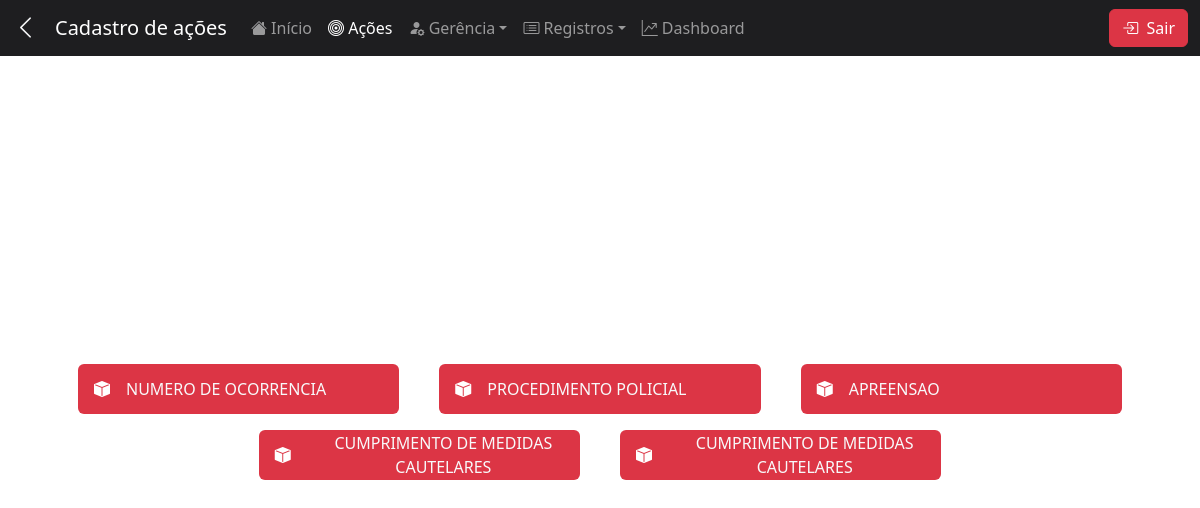
The page /cadastro/acoes/ (signed in) on the database as committed earlier.
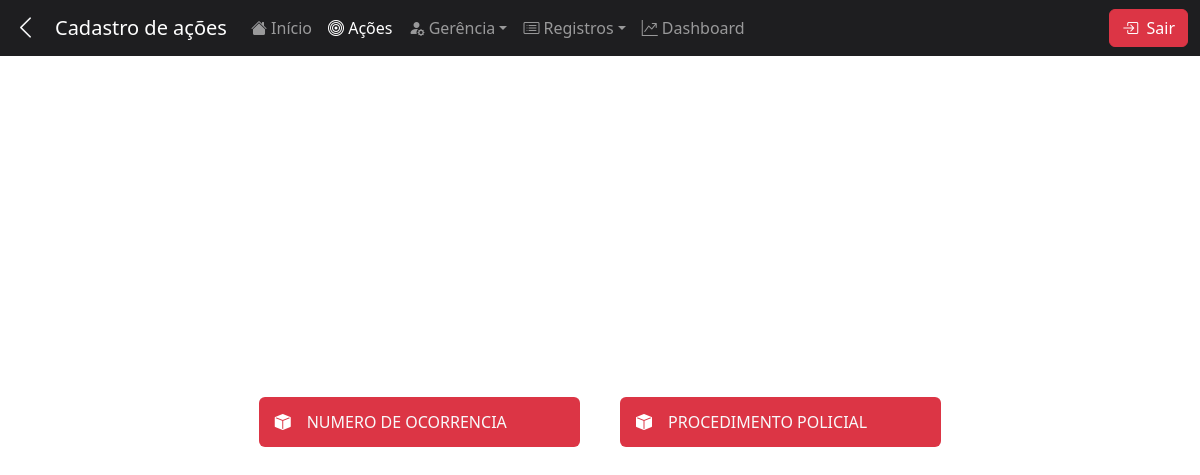
The same page on the database as committed later.
### mainApp/models.py (models this page shows)
class ModelIndicadores(models.Model):
    id = models.AutoField(primary_key=True, unique=True, db_index=True, serialize=True,null=False,blank=False)
    indicador = models.CharField(max_length=200, null=False, blank=False)
    instituicao = models.CharField(max_length=10, null=False, blank=False)
    icon = models.CharField(max_length=50, null=False, blank=False)
    endereco = models.CharField(max_length=50, null=False, blank=False)
    class Meta:
        db_table = 'indicadores'

### mainApp/views.py (the view)
# urls.py: path('cadastro/acoes/', views.acoes, name='acoes'),
@login_required
def acoes(request):
    template = 'acoes.html'
    usuario = request.user
    instituicao = ModelUsuarios.objects.get(id_usuario_django=usuario.id).instituicao
    indicadores_page = ModelIndicadores.objects.all()
    context = {
        'indicadores':indicadores_page,
        'instituicao':instituicao,
        }
    return render(request, template, context)

### mainApp/templates/acoes.html (shortened to what this page needs)
{% extends "base.html" %}
{% load static %}
{% block css%}
<link rel="stylesheet" href="{% static 'css/acoes.css' %}">
{% endblock %}
{% block content %}
{% include "includes/header.html" with nav_title="Cadastro de ações" back=True %}
<main class="container">
    <section class="d-flex align-items-center justify-content-center">
        <div class="row w-100 p-3 d-flex align-items-center justify-content-center" id="actions">
            {% for i in indicadores %}
                {% if i.instituicao == instituicao %}
                    <div class="border-0 col-sm-12 col-md-6 col-lg-4 col-xl-4">
                        <div class="btn btn-danger text-center d-flex align-items-center p-0 m-2" id="action">
                            <i class="bi {{i.icon}} mx-3"></i>
                            <a href="{{i.endereco}}" class="text-decoration-none text-light">{{i.indicador}}</a>
                        </div>
                    </div>
                {% endif %}
            {% endfor %}
        </div>
    </section>
</main>
{% endblock %}

Rows that differ between the two databases and show on the page:
removed ModelIndicadores: indicador "APREENSAO"
removed ModelIndicadores: indicador "CUMPRIMENTO DE MEDIDAS CAUTELARES"
removed ModelIndicadores: indicador "CUMPRIMENTO DE MEDIDAS CAUTELARES"
